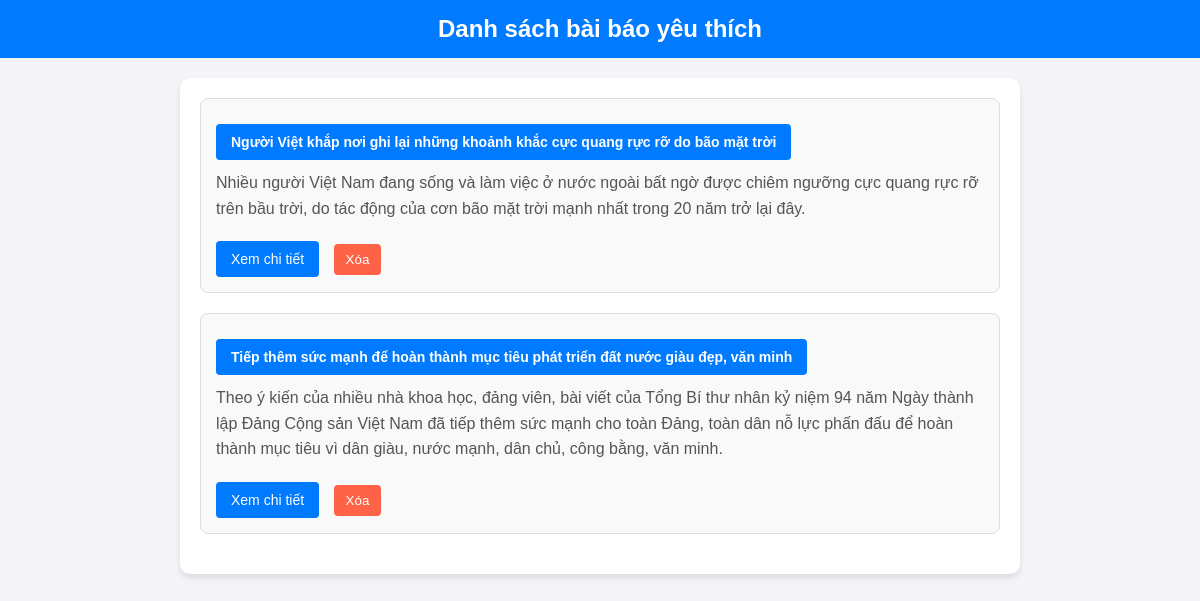
Page /favorite_list.php (signed in) on the committed database.
### tables this page shows
CREATE TABLE IF NOT EXISTS `news` (
  `id` int NOT NULL AUTO_INCREMENT,
  `title` varchar(255) NOT NULL,
  `image` varchar(255) NOT NULL,
  `description` text NOT NULL,
  `link` varchar(255) NOT NULL,
  `content` text NOT NULL,
  `category_id` int DEFAULT NULL,
  PRIMARY KEY (`id`),
  KEY `fk_category` (`category_id`)
);

### favorite_list.php (the view, shortened to what this page needs)
 <?php
 include "config.php";
 $user_id = $_SESSION['user_id'];
 $sql = "
    SELECT news.id, news.title, news.description
    FROM favorite_news
    INNER JOIN news ON favorite_news.news_id = news.id
    WHERE favorite_news.user_id = ?
";
 $stmt = $conn->prepare($sql);
 $stmt->bind_param("i", $user_id);
 $stmt->execute();
 $result = $stmt->get_result();
 ?>
 <!DOCTYPE html>
 <html lang="vi">
 <head>
     <link href="https://cdnjs.cloudflare.com/ajax/libs/font-awesome/6.0.0-beta3/css/all.min.css" rel="stylesheet">
 </head>
 <body>
     <header>Danh sách bài báo yêu thích</header>
     <div class="container">
         <?php if ($result->num_rows > 0): ?>
             <?php while ($row = $result->fetch_assoc()): ?>
                 <div class="news-item">
                     <h3>
                         <a href="news-detail.php?id=<?php echo $row['id']; ?>">
                             <?php echo htmlspecialchars($row['title']); ?>
                         </a>
                     </h3>
                     <p><?php echo htmlspecialchars($row['description']); ?></p>
                     <a href="news-detail.php?id=<?php echo $row['id']; ?>">Xem chi tiết</a>
                     <form action="favorite_delete.php" method="POST" style="display: inline;">
                         <button type="submit" style="margin-left: 10px; padding: 8px 12px; background-color: #FF6347; color: #fff; border: none; border-radius: 4px; cursor: pointer;">
                             Xóa
                         </button>
                     </form>
                 </div>
             <?php endwhile; ?>
         <?php else: ?>
             <div class="empty-list">Bạn chưa có bài báo yêu thích nào.</div>
         <?php endif; ?>
     </div>
 </body>
 </html>

### favorite_list.php (style rules this page uses)
body { font-family: 'Arial', sans-serif; margin: 0; padding: 0; background-color: #f4f4f9; color: #333; }
header { background-color: #007BFF; color: white; padding: 15px 20px; text-align: center; font-size: 24px; font-weight: bold; }
.container { max-width: 800px; margin: 20px auto; padding: 20px; background-color: white; border-radius: 10px; box-shadow: 0 4px 6px rgba(0, 0, 0, 0.1); }
.news-item { margin-bottom: 20px; padding: 15px; border: 1px solid #ddd; border-radius: 8px; background-color: #f9f9f9; transition: all 0.3s ease; }
.news-item h3 { margin: 0 0 10px; font-size: 20px; color: #007BFF; }
.news-item h3 a { text-decoration: none; }
.news-item p { margin: 0 0 10px; color: #555; line-height: 1.6; }
.news-item a { display: inline-block; margin-top: 10px; padding: 10px 15px; color: white; background-color: #007BFF; text-decoration: none; border-radius: 4px; font-size: 14px; transition: background-color 0.3s ease; }
button[type="submit"] { padding: 8px 12px; background-color: #FF6347; color: #fff; border: none; border-radius: 4px; cursor: pointer; transition: background-color 0.3s; }

### rows in the picture
news: title "Người Việt khắp nơi ghi lại những khoảnh khắc cực quang rực rỡ do bão mặt trời", description "Nhiều người Việt Nam đang sống và làm việc ở nước ngoài bất ngờ được chiêm ngưỡng cực quang rực rỡ trên bầu trời, do tác động của cơn bão mặt trời mạnh nhất trong 20 năm trở lại đây."
news: title "Tiếp thêm sức mạnh để hoàn thành mục tiêu phát triển đất nước giàu đẹp, văn minh", description "Theo ý kiến của nhiều nhà khoa học, đảng viên, bài viết của Tổng Bí thư nhân kỷ niệm 94 năm Ngày thành lập Đảng Cộng sản Việt Nam đã tiếp thêm sức mạnh cho toàn Đảng, toàn dân nỗ lực phấn đấu để hoàn thành mục tiêu vì dân giàu, nước mạnh, dân chủ, công bằng, văn minh."
